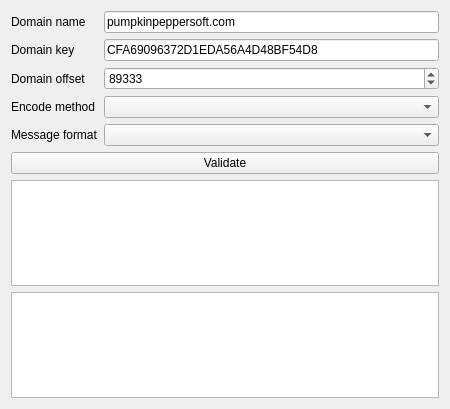
<?xml version="1.0" encoding="UTF-8"?>
<ui version="4.0">
 <class>FormDomainInspector</class>
 <widget class="QWidget" name="FormDomainInspector">
  <property name="geometry">
   <rect>
    <x>0</x>
    <y>0</y>
    <width>450</width>
    <height>409</height>
   </rect>
  </property>
  <property name="windowTitle">
   <string>Form</string>
  </property>
  <layout class="QVBoxLayout" name="verticalLayout_2">
   <item>
    <layout class="QVBoxLayout" name="centralWidget">
     <item>
      <layout class="QGridLayout" name="gridLayout">
       <item row="2" column="1">
        <widget class="QSpinBox" name="domainOffsetSpinBox">
         <property name="maximum">
          <number>99999999</number>
         </property>
         <property name="value">
          <number>89333</number>
         </property>
        </widget>
       </item>
       <item row="3" column="1">
        <widget class="QComboBox" name="encodeMethodComboBox">
         <property name="sizePolicy">
          <sizepolicy hsizetype="Expanding" vsizetype="Fixed">
           <horstretch>0</horstretch>
           <verstretch>0</verstretch>
          </sizepolicy>
         </property>
        </widget>
       </item>
       <item row="3" column="0">
        <widget class="QLabel" name="encodeMethodLabel">
         <property name="text">
          <string>Encode method</string>
         </property>
        </widget>
       </item>
       <item row="1" column="0">
        <widget class="QLabel" name="domainKeyLabel">
         <property name="text">
          <string>Domain key</string>
         </property>
        </widget>
       </item>
       <item row="4" column="1">
        <widget class="QComboBox" name="messageFormatComboBox">
         <property name="sizePolicy">
          <sizepolicy hsizetype="Expanding" vsizetype="Fixed">
           <horstretch>0</horstretch>
           <verstretch>0</verstretch>
          </sizepolicy>
         </property>
        </widget>
       </item>
       <item row="4" column="0">
        <widget class="QLabel" name="messageFormatLabel">
         <property name="text">
          <string>Message format</string>
         </property>
        </widget>
       </item>
       <item row="2" column="0">
        <widget class="QLabel" name="domainOffsetLabel">
         <property name="text">
          <string>Domain offset</string>
         </property>
        </widget>
       </item>
       <item row="1" column="1">
        <widget class="QLineEdit" name="domainKeyLineEdit">
         <property name="text">
          <string>CFA69096372D1EDA56A4D48BF54D8</string>
         </property>
        </widget>
       </item>
       <item row="0" column="1">
        <widget class="QLineEdit" name="domainNameLineEdit">
         <property name="text">
          <string>pumpkinpeppersoft.com</string>
         </property>
        </widget>
       </item>
       <item row="0" column="0">
        <widget class="QLabel" name="domainNameLabel">
         <property name="text">
          <string>Domain name</string>
         </property>
        </widget>
       </item>
      </layout>
     </item>
     <item>
      <widget class="QPushButton" name="validateDomainPushButton">
       <property name="text">
        <string>Validate</string>
       </property>
      </widget>
     </item>
     <item>
      <widget class="QTreeView" name="resultTreeView">
       <property name="font">
        <font>
         <family>Courier New</family>
         <pointsize>12</pointsize>
        </font>
       </property>
      </widget>
     </item>
     <item>
      <widget class="QTextEdit" name="resultTextEdit">
       <property name="font">
        <font>
         <family>Courier New</family>
         <pointsize>12</pointsize>
        </font>
       </property>
      </widget>
     </item>
    </layout>
   </item>
  </layout>
 </widget>
 <resources/>
 <connections/>
</ui>
